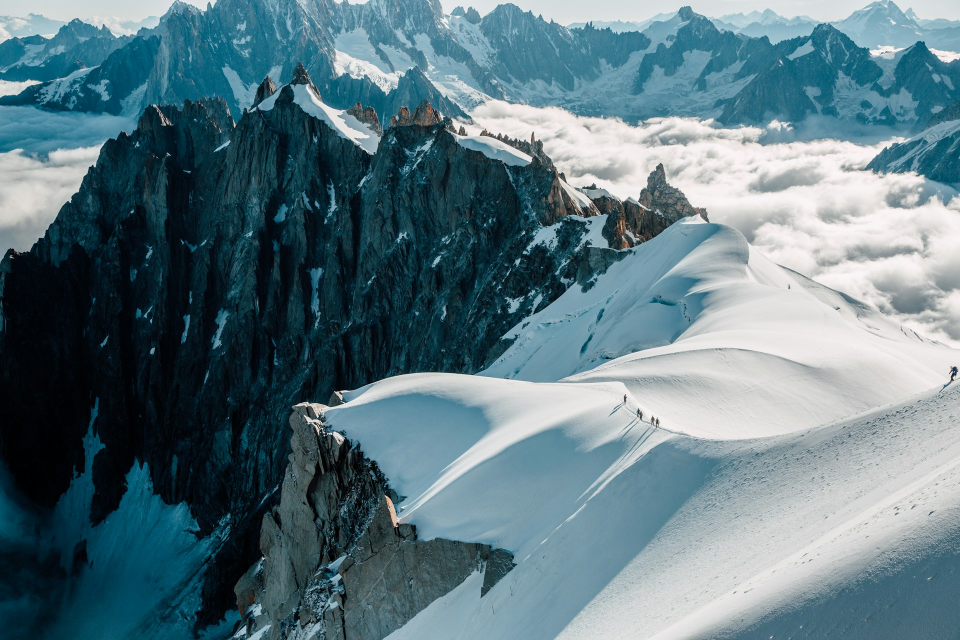
#> input picture test-images/test1.jpeg, 1920 x 1280 px (shown at 1/2 size)
$ python HSV.py
#> lines starting #> are read from the running program, lines starting #| are printed output that depends on the picture
#!/bin/python3
import cv2
import numpy as np
import plotly.graph_objects as go

IMG='test-images/test1.jpeg'
SPHERE=False


# 加载图像并下采样
image = cv2.imread(IMG)
#> image is the input picture: shape (1280, 1920, 3); mean B, G, R 129.2, 120.2, 93.6
image = cv2.resize(image, (100, 100))  # 下采样
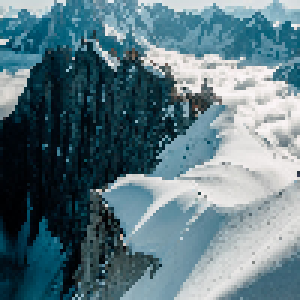
#> image: shape (100, 100, 3) (shown 3 times larger); mean B, G, R 129, 120, 93.4

# 将图像从 BGR 转换为 HSV
hsv_image = cv2.cvtColor(image, cv2.COLOR_BGR2HSV)
#> hsv_image: shape (100, 100, 3); mean H, S, V 85.6, 117.5, 129.8
h, s, v = cv2.split(hsv_image)
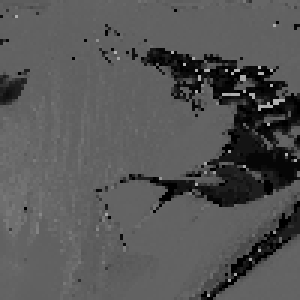
#> h: shape (100, 100) (shown 3 times larger); min 0, max 177, mean 85.6
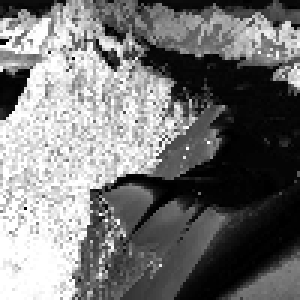
#> s: shape (100, 100) (shown 3 times larger); min 0, max 255, mean 117.5
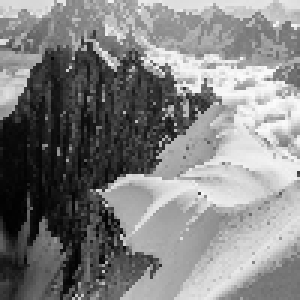
#> v: shape (100, 100) (shown 3 times larger); min 1, max 252, mean 129.8

# 转换为笛卡尔坐标
def hsv_to_cartesian(h, s, v):
    theta = np.deg2rad(h)
    r = s / 255.0 * v / 255.0
    x = r * np.cos(theta)
    y = r * np.sin(theta)
    z = v / 255.0
    return x, y, z

# 创建散点图数据
x_vals, y_vals, z_vals = [], [], []
colors = []  # 用于存储颜色

for i in range(h.shape[0]):
    for j in range(h.shape[1]):
        x, y, z = hsv_to_cartesian(h[i][j], s[i][j], v[i][j])
        x_vals.append(x)
        y_vals.append(y)
        z_vals.append(z)

        # 添加对应的 BGR 颜色，并转换为 RGB
        b, g, r = image[i, j]
        colors.append(f'rgba({r}, {g}, {b}, 1)')  # 添加透明度
#> this loop made 100 passes

# 创建球面
def create_sphere(radius, detail=20):
    u = np.linspace(0, 2 * np.pi, detail)
    v = np.linspace(0, np.pi, detail)
    x = radius * np.outer(np.cos(u), np.sin(v))
    y = radius * np.outer(np.sin(u), np.sin(v))
    z = radius * np.outer(np.ones(np.size(u)), np.cos(v))
    return x, y, z


if SPHERE:
    # 创建球面数据
    sphere_x, sphere_y, sphere_z = create_sphere(1)
    # 创建球面图
    sphere_trace = go.Mesh3d(
        x=sphere_x.flatten(),
        y=sphere_y.flatten(),
        z=sphere_z.flatten(),
        opacity=0.1,
        color='lightblue',
        alphahull=0
    )

# 创建 3D 散点图
scatter_trace = go.Scatter3d(
    x=x_vals, y=y_vals, z=z_vals,
    mode='markers',
    marker=dict(
        size=3,
        color=colors,  # 使用图像中的颜色
        opacity=0.8
    )
)


#todo 设置背景色为图像中没有的颜色
r=g=b=a=0
bg_color=f'rgba({r},{g},{b},{a})'


# 创建图表布局，隐藏坐标系和背景
layout = go.Layout(
    title="Interactive HSV Color Sphere",
    scene=dict(
        xaxis=dict(showbackground=False, showgrid=False, zeroline=False, showline=False, showticklabels=False, title=None),
        yaxis=dict(showbackground=False, showgrid=False, zeroline=False, showline=False, showticklabels=False, title=None),
        zaxis=dict(showbackground=False, showgrid=False, zeroline=False, showline=False, showticklabels=False, title=None),
        bgcolor='rgba(0, 0, 0, 0)',  # 设置背景为透明
        aspectmode='cube',
        annotations=[],  # 清空注释，隐藏坐标轴标签
    ),
    paper_bgcolor=bg_color,  # 设置纸张背景为透明
    plot_bgcolor=bg_color    # 设置绘图背景为透明
)

# 可视化色球
d=[scatter_trace, sphere_trace] if SPHERE else [scatter_trace]
fig = go.Figure(data=d, layout=layout)
fig.show()

$ run again, with test-images/test2.jpeg copied over test-images/test1.jpeg
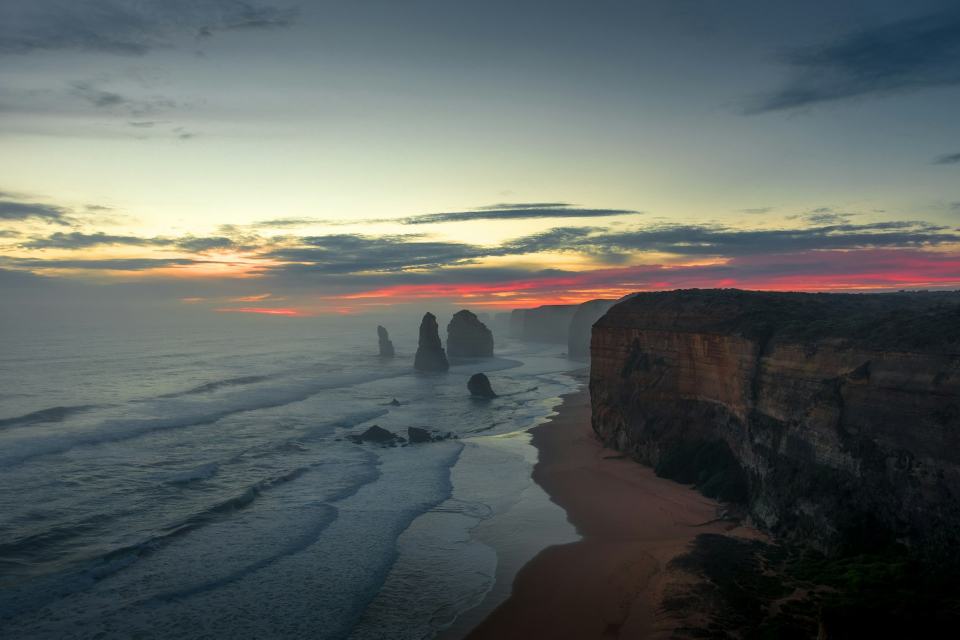
#> input picture test-images/test2.jpeg, 1920 x 1279 px (shown at 1/2 size)
#> image is the input picture: shape (1279, 1920, 3); mean B, G, R 97.3, 99.9, 93.8
#> image: shape (100, 100, 3)
#> hsv_image: shape (100, 100, 3); mean H, S, V 76, 60.6, 107
#> `h, s, v = cv2.split(hsv_image)`:
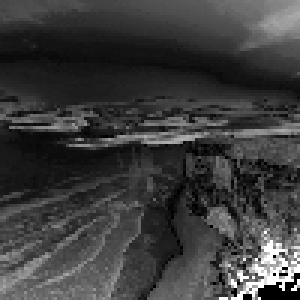
#> s: shape (100, 100) (shown 3 times larger); min 0, max 255, mean 60.6
#> `h, s, v = cv2.split(hsv_image)`:
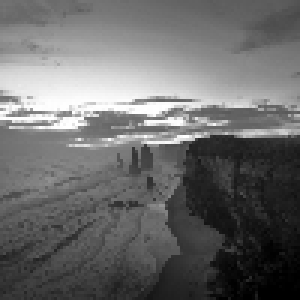
#> v: shape (100, 100) (shown 3 times larger); min 0, max 255, mean 107
#> the loop `for i in range(h.shape[0]):` made 100 passes

$ run again, with test-images/test3.jpeg copied over test-images/test1.jpeg
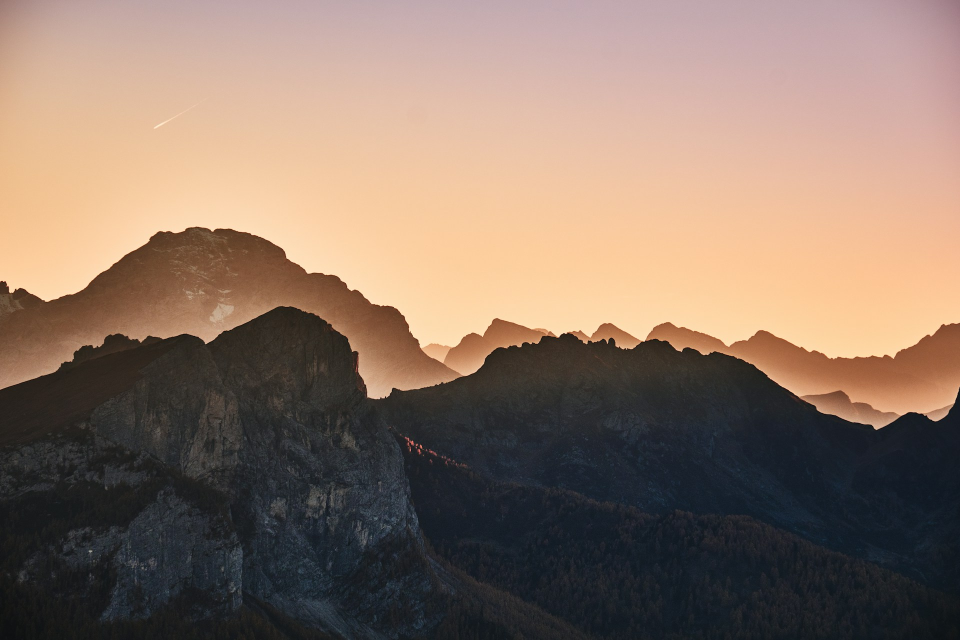
#> input picture test-images/test3.jpeg, 1920 x 1280 px (shown at 1/2 size)
#> image is the input picture: shape (1280, 1920, 3); mean B, G, R 103.6, 117.4, 138.8
#> image: shape (100, 100, 3)
#> hsv_image: shape (100, 100, 3); mean H, S, V 51.6, 74.9, 142.7
#> `h, s, v = cv2.split(hsv_image)`:
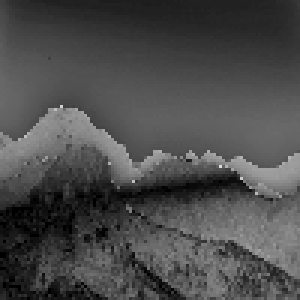
#> s: shape (100, 100) (shown 3 times larger); min 0, max 218, mean 74.9
#> `h, s, v = cv2.split(hsv_image)`:
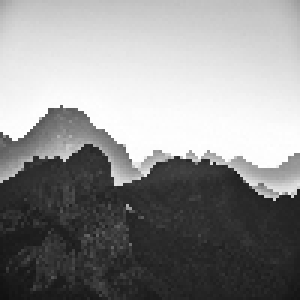
#> v: shape (100, 100) (shown 3 times larger); min 17, max 255, mean 142.7
#> the loop `for i in range(h.shape[0]):` made 100 passes

$ run again, with test-images/test4.jpeg copied over test-images/test1.jpeg
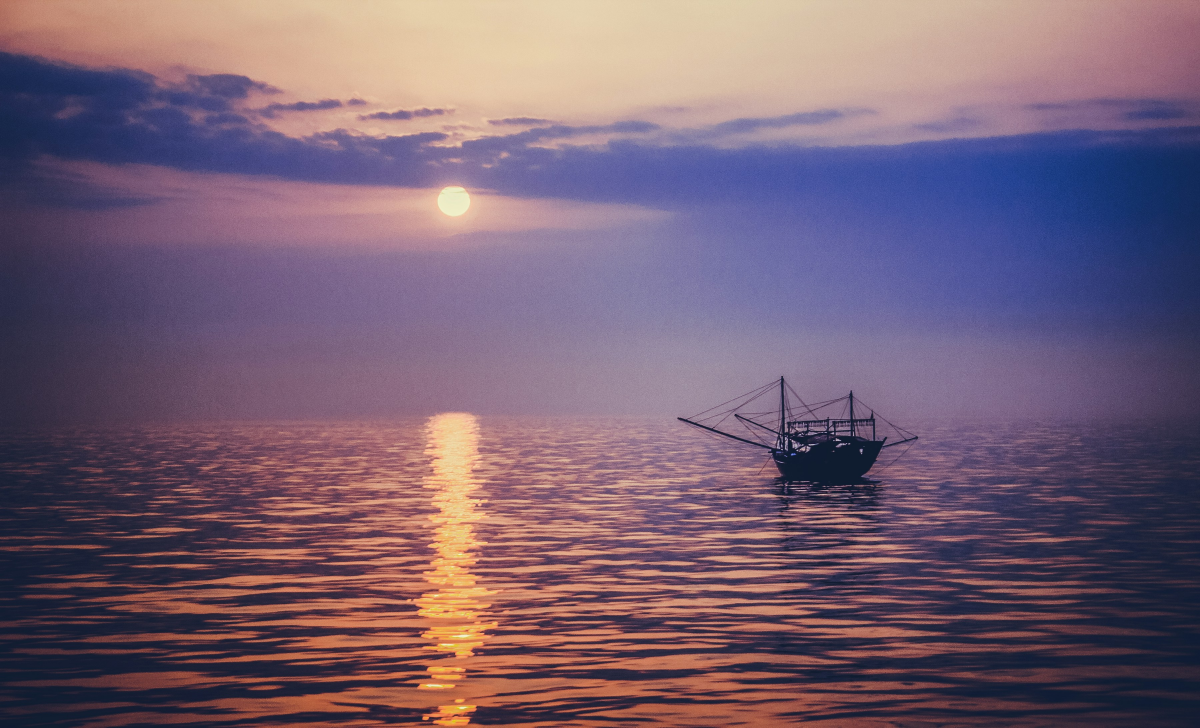
#> input picture test-images/test4.jpeg, 3600 x 2183 px (shown at 1/3 size)
#> image is the input picture: shape (2183, 3600, 3); mean B, G, R 115, 96.8, 119
#> image: shape (100, 100, 3)
#> hsv_image: shape (100, 100, 3); mean H, S, V 107.5, 91.8, 136.6
#> `h, s, v = cv2.split(hsv_image)`:
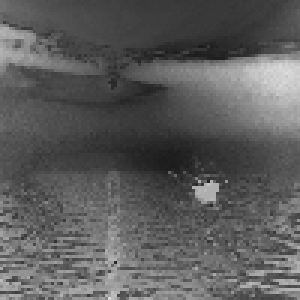
#> s: shape (100, 100) (shown 3 times larger); min 27, max 219, mean 91.8
#> `h, s, v = cv2.split(hsv_image)`:
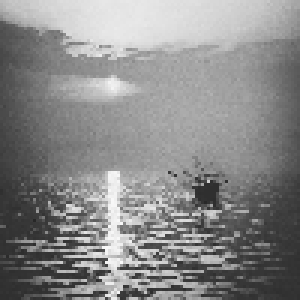
#> v: shape (100, 100) (shown 3 times larger); min 39, max 250, mean 136.6
#> the loop `for i in range(h.shape[0]):` made 100 passes
